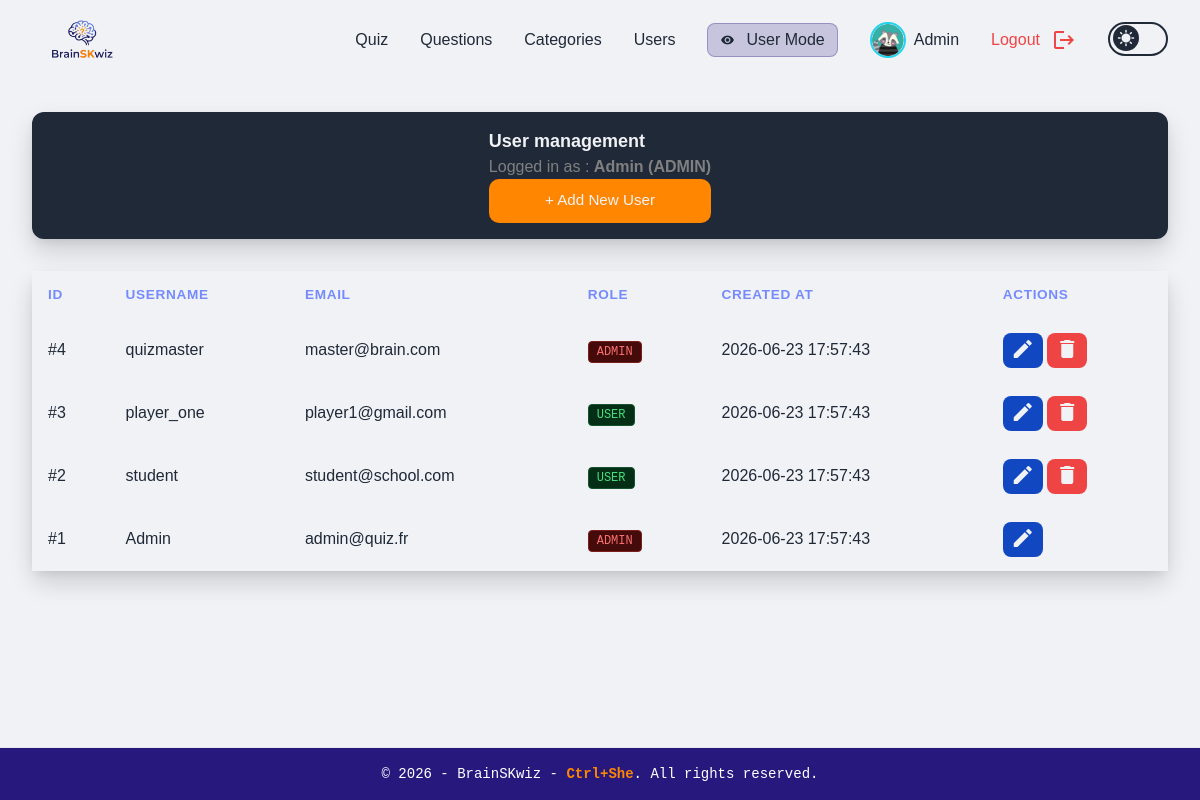
/admin_users.php (signed in), run on the app's committed database.
### tables this page shows
CREATE TABLE IF NOT EXISTS users (
    id INT AUTO_INCREMENT PRIMARY KEY,
    username VARCHAR(100) NOT NULL UNIQUE,
    email VARCHAR(255) NOT NULL UNIQUE,
    password VARCHAR(255) NOT NULL,
    role ENUM('admin', 'user') DEFAULT 'user',
    avatar VARCHAR(100) NOT NULL DEFAULT 'bee.png',
    created_at TIMESTAMP DEFAULT CURRENT_TIMESTAMP
);

### src/admin_users.php (the view, shortened to what this page needs)
<?php
require_once __DIR__ . '/config/db.php';
$query = "SELECT id, username, email, role, created_at FROM users ORDER BY id DESC";
$users = $pdo->query($query)->fetchAll();
require_once __DIR__ . '/components/header.php';
?>
        <div class="titleBox">
            <div>
                <h1 class="titleText">User management</h1>
                <p class="subTitle">
                    Logged in as : <strong><?php echo htmlspecialchars($_SESSION['username'] ?? 'Admin', ENT_QUOTES, 'UTF-8'); ?> (<span class="uppercase"><?php echo htmlspecialchars($_SESSION['role'], ENT_QUOTES, 'UTF-8'); ?></span>)</strong>
                </p>
                <button id="open-modal-btn" class="btn">
                    + Add New User
                </button>
            </div>
        </div>
        <div class="table">
            <table>
                <thead class="tableTitle">
                    <tr>
                        <th>ID</th>
                        <th>Username</th>
                        <th>Email</th>
                        <th>Role</th>
                        <th>Created At</th>
                        <th>Actions</th>
                    </tr>
                </thead>
                <tbody id="users-table-body">
                    <?php foreach($users as $u): ?>
                        <tr id="user-row-<?php echo $u['id']; ?>">
                            <td>#<?php echo $u['id']; ?></td>
                            <td><?php echo htmlspecialchars($u['username'], ENT_QUOTES, 'UTF-8'); ?></td>
                            <td><?php echo htmlspecialchars($u['email'], ENT_QUOTES, 'UTF-8'); ?></td>
                            <td>
                                <span class="text-xs font-mono uppercase px-2 py-0.5 rounded <?php echo $u['role'] === 'admin' ? 'bg-red-950 text-red-400 border border-red-900' : 'bg-green-950 text-green-400 border border-green-900'; ?> border">
                                    <?php echo htmlspecialchars($u['role'], ENT_QUOTES, 'UTF-8'); ?>
                                </span>
                            </td>
                            <td><?php echo htmlspecialchars($u['created_at'], ENT_QUOTES, 'UTF-8') ?></td>
                            <td>
                                <div>
                                    <button
                                        data-id="<?php echo $u['id']; ?>"
                                        data-username="<?php echo htmlspecialchars($u['username'], ENT_QUOTES, 'UTF-8'); ?>"
                                        data-email="<?php echo htmlspecialchars($u['email'], ENT_QUOTES, 'UTF-8'); ?>"
                                        data-role="<?php echo htmlspecialchars($u['role'], ENT_QUOTES, 'UTF-8'); ?>"
                                        onclick="initEditModal(this)"
                                        title="Edit User"
                                        class="editBtn">
                                        <span class="material-icons">edit</span>
                                    </button>
                                    <?php if ($u['id'] != $_SESSION['user_id'] ?? 0): ?>
                                    <button
                                        onclick="confirmDeleteUser(<?php echo $u['id']; ?>)"
                                        title="Delete User"
                                        class="deleteBtn">
                                        <span class="material-icons">delete</span>
                                    </button>
                                    <?php endif; ?>
                                </div>
                            </td>
                        </tr>
                    <?php endforeach; ?>
                </tbody>
            </table>
        </div>
<?php require_once __DIR__ . '/components/footer.php'; ?>

### src/css/style.css (style rules this page uses)
:root { --color-primary: #758bfd; --color-primary-light: #aeb8fe; --color-primary-dark: #27187e; --color-bg: #f1f2f6; --color-text: #1f2937; --color-white: #f1f2f6; --color-black: #1f2937; --color-success: #22c55e; --color-warning: #ff8600; --color-danger: #ef4444; --shadow-modal: 0 4px 6px rgba(0, 0, 0, 0.05), 0 12px 24px rgba(0, 0, 0, 0.15); }
html { height: 100%; }
body { background: var(--color-bg); color: var(--color-text); font-family: 'Clash Display', sans-serif; min-height: 100%; display: flex; flex-direction: column; margin: 0; }
.btn { width: 100%; padding: 0.65rem 1rem; background-color: var(--color-primary); border-radius: 10px; color: var(--color-white); font-size: 0.95rem; outline: none; }
#open-modal-btn { background-color: var(--color-warning); }
.titleBox { display: flex; flex-direction: column; align-items: center; gap: 0.5rem; margin-bottom: 2rem; background-color: var(--color-black); border-radius: 12px; box-shadow: var(--shadow-modal); padding: 1rem; }
.titleText { font-size: large; font-weight: bold; color: var(--color-white); }
.subTitle { color: grey; }
.table { width: 100%; overflow-x: auto; border-radius: 12px; background: var(--color-bg); box-shadow: var(--shadow-modal); }
table { width: 100%; border-collapse: collapse; font-family: inherit; }
thead.tableTitle { background: var(--color-bg); text-align: left; }
thead.tableTitle th { padding: 14px 16px; font-size: 0.85rem; text-transform: uppercase; letter-spacing: 0.05em; color: var(--color-primary); }
tbody tr { background-color: var(--color-bg); }
td { padding: 14px 16px; vertical-align: middle; }
td span { display: inline-block; font-size: 0.75rem; padding: 4px 8px; border-radius: 6px; white-space: nowrap; }
.editBtn { background: #1148c1; color: var(--color-white); }
.deleteBtn { background: var(--color-danger); color: var(--color-white); }
button { cursor: pointer; border-radius: 8px; padding: 6px 10px; font-size: 0.75rem; }

### data on the page
users: id "4", username "quizmaster", email "master@brain.com", role "ADMIN", created_at "2026-06-23 17:57:43"
users: id "3", username "player_one", email "player1@gmail.com", role "USER", created_at "2026-06-23 17:57:43"
users: id "2", username "student", email "student@school.com", role "USER", created_at "2026-06-23 17:57:43"
users: id "1", username "Admin", email "admin@quiz.fr", role "ADMIN", created_at "2026-06-23 17:57:43"

### other printed values
$_SESSION['username'] "Admin"
$_SESSION['role'] "ADMIN"
